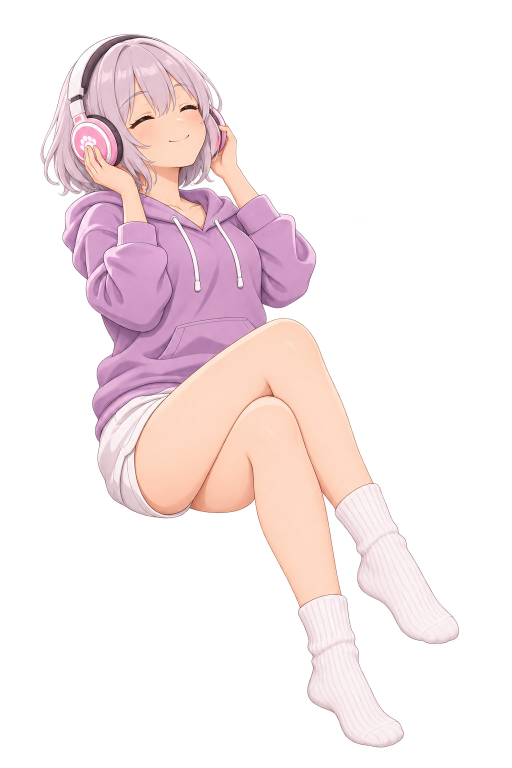
#> input picture images/Melody.png, 1024 x 1536 px (shown at 1/2 size)
$ python make_alpha.py
#> lines starting #> are read from the running program, lines starting #| are printed output that depends on the picture
"""Melody's source art: cut her off the dark glow background and add headroom.

1. ComfyUI `workflows/rmbg.json` (BiRefNet) on images/Melody.png (uploaded as
   omalr_melody_src.png); save its mask preview as src/_mask.png.
2. python make_alpha.py  ->  src/omalr_melody_alpha.png (transparent) and
   src/omalr_melody_white.png (white background), 1024x1632.

The mask is hardened so the glow halo does not survive as a grey fringe, and 96px are added on
top: the yawning pose stretches an arm above her head, and every pose must share one frame
(edited poses are matched to it with align.py, by the legs).
"""
import numpy as np
from PIL import Image

PAD = 96
src = Image.open('../../images/Melody.png').convert('RGB')
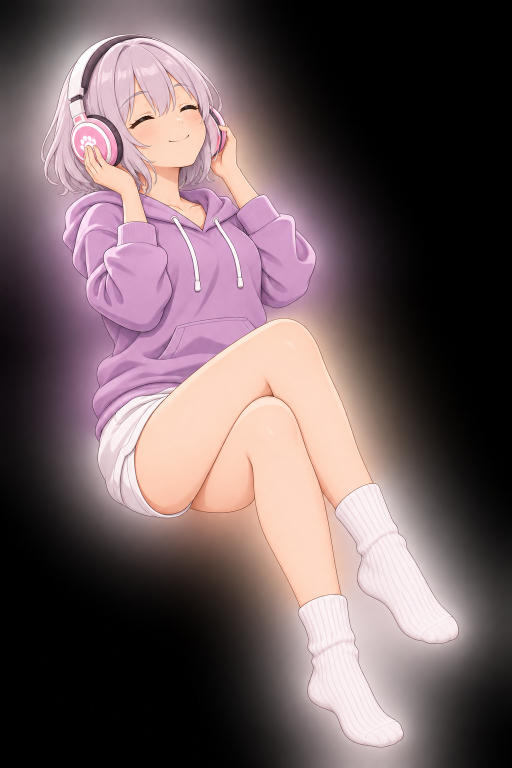
#> src: PIL image 1024x1536 RGB (shown at 1/2 size); mean R, G, B 109.2, 91.5, 93.9
m = Image.open('src/_mask.png').convert('L').resize(src.size)
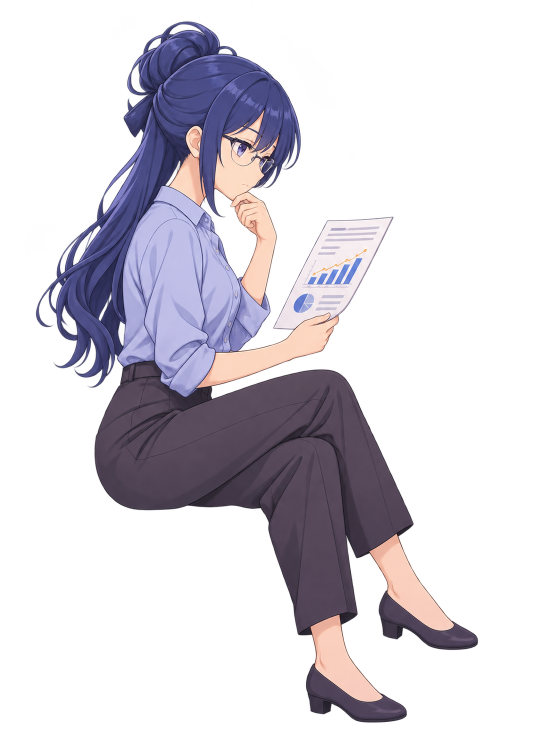
#> input picture images/Claire.png, 1065 x 1477 px, given in place of _mask.png, which was not available (shown at 1/2 size)
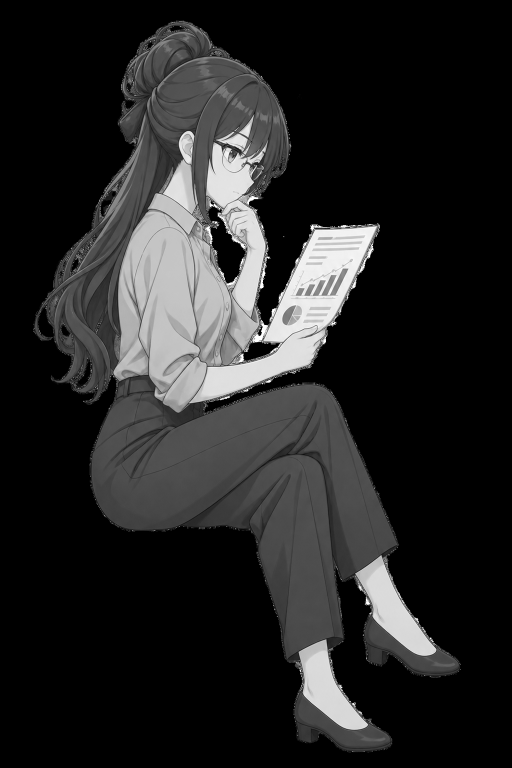
#> m: PIL image 1024x1536 L (shown at 1/2 size); min 0, max 255, mean 37.1
a = np.clip((np.asarray(m).astype(float) / 255 - 0.35) / 0.4, 0, 1)
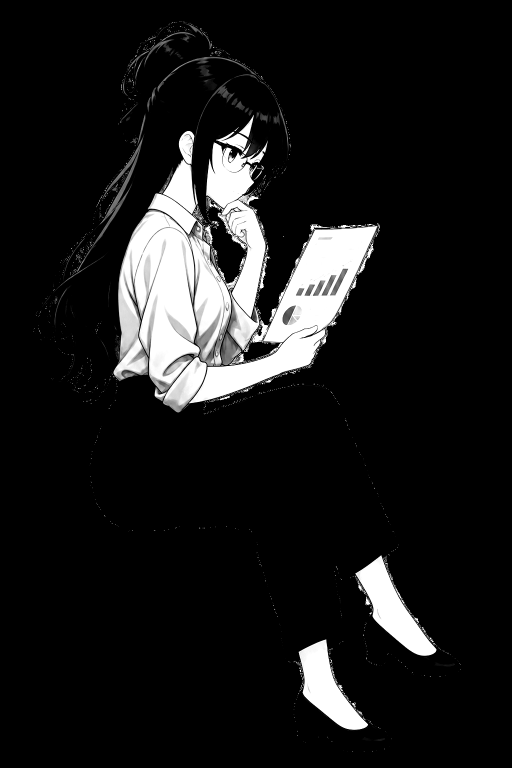
#> a: shape (1536, 1024) float64 (shown at 1/2 size); min 0, max 1, mean 0.102
alpha = Image.fromarray((a * 255).astype(np.uint8))


def pad(im, bg):
    c = Image.new(im.mode, (src.width, src.height + PAD), bg)
    c.paste(im, (0, PAD))
    return c


rgba = src.copy(); rgba.putalpha(alpha)
#> after `rgba.putalpha(alpha)`:
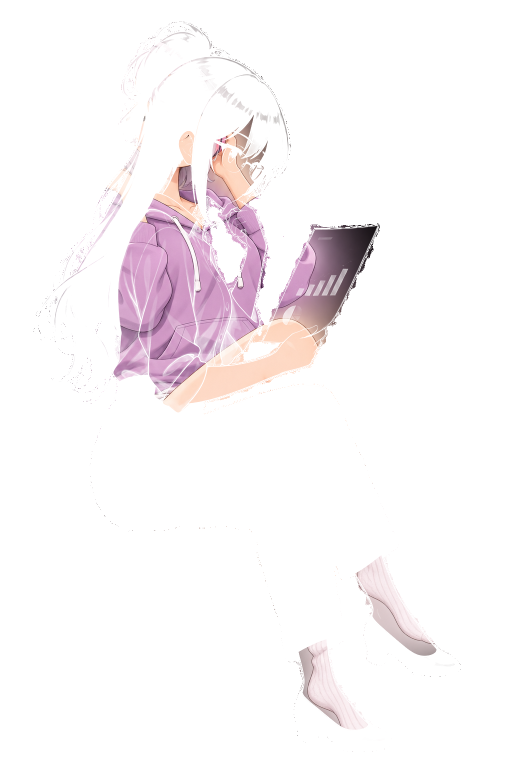
#> rgba: PIL image 1024x1536 RGBA (shown at 1/2 size); mean R, G, B, A 109.2, 91.5, 93.9, 25.9; transparent parts drawn white
pad(rgba, (255, 255, 255, 0)).save('src/omalr_melody_alpha.png')
#> in pad, `c.paste(im, (0, PAD))`:
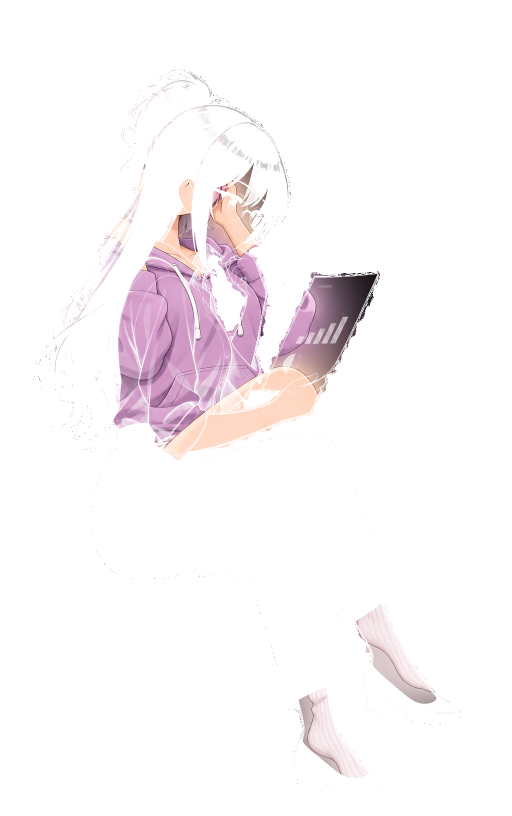
#> c: PIL image 1024x1632 RGBA (shown at 1/2 size); mean R, G, B, A 117.7, 101.1, 103.4, 24.4; transparent parts drawn white
white = Image.new('RGB', src.size, 'white'); white.paste(src, mask=alpha)
#> after `white = Image.new('RGB', src.size, 'white')`: white: PIL image 1024x1536 RGB; every value is 255
pad(white, 'white').save('src/omalr_melody_white.png')
#> in pad (call 2), `c = Image.new(im.mode, (src.width, src.height + PAD), bg)`: c: PIL image 1024x1632 RGB; every value is 255
print('saved', 'src/omalr_melody_alpha.png', 'src/omalr_melody_white.png')
